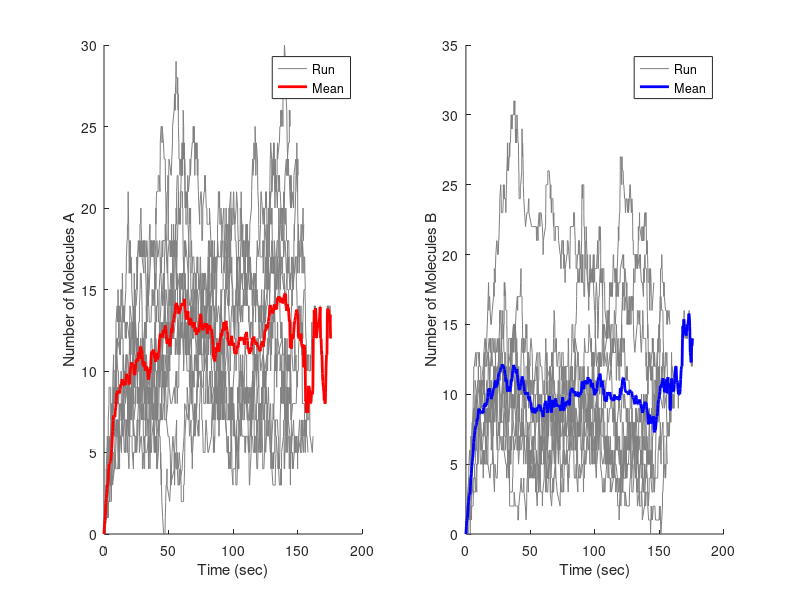

Source code (MATLAB):
clc;
clear;

% Parameters
k1 = 1e-3;
k2 = 1e-2;
k3 = 1.2;
k4 = 1.0;
A0 = 0;
B0 = 0;
num_runs = 10;
num_steps = 500;

% Gillespie Algorithm function
function [t, A, B] = gillespie_algorithm(k1, k2, k3, k4, A0, B0, num_steps)
    t = zeros(1, num_steps + 1);
    A = zeros(1, num_steps + 1);
    B = zeros(1, num_steps + 1);
    A(1) = A0;
    B(1) = B0;
    
    for step = 1:num_steps
        a1 = k1 * A(step) * (A(step) - 1) / 2;
        a2 = k2 * A(step) * B(step);
        a3 = k3;
        a4 = k4;
        a0 = a1 + a2 + a3 + a4;
        
        r1 = rand();
        r2 = rand();
        tau = -log(r1) / a0;
        t(step + 1) = t(step) + tau;
        
        if r2 * a0 < a1
            A(step + 1) = A(step) - 2;
            B(step + 1) = B(step);
        elseif r2 * a0 < a1 + a2
            A(step + 1) = A(step) - 1;
            B(step + 1) = B(step) - 1;
        elseif r2 * a0 < a1 + a2 + a3
            A(step + 1) = A(step) + 1;
            B(step + 1) = B(step);
        else
            A(step + 1) = A(step);
            B(step + 1) = B(step) + 1;
        end
    end
end

% Running simulations
all_times = cell(num_runs, 1);
all_A = cell(num_runs, 1);
all_B = cell(num_runs, 1);

for run = 1:num_runs
    [t, A, B] = gillespie_algorithm(k1, k2, k3, k4, A0, B0, num_steps);
    all_times{run} = t;
    all_A{run} = A;
    all_B{run} = B;
end

% Averaging the results
t_max = max(cellfun(@max, all_times));
t_avg = linspace(0, t_max, num_steps);

A_avg = zeros(1, num_steps);
B_avg = zeros(1, num_steps);
A_count = zeros(1, num_steps);
B_count = zeros(1, num_steps);

for run = 1:num_runs
    A_interp = interp1(all_times{run}, all_A{run}, t_avg, 'linear');
    B_interp = interp1(all_times{run}, all_B{run}, t_avg, 'linear');
    
    valid_A = ~isnan(A_interp);
    valid_B = ~isnan(B_interp);
    
    A_avg(valid_A) = A_avg(valid_A) + A_interp(valid_A);
    B_avg(valid_B) = B_avg(valid_B) + B_interp(valid_B);
    
    A_count(valid_A) = A_count(valid_A) + 1;
    B_count(valid_B) = B_count(valid_B) + 1;
end

A_avg = A_avg ./ A_count;
B_avg = B_avg ./ B_count;

% Plotting results
figure;

subplot(1, 2, 1);
hold on;
for run = 1:num_runs
    h_run = plot(all_times{run}, all_A{run}, 'Color', [0.5, 0.5, 0.5]);
end
h_mean_A = plot(t_avg, A_avg, 'r', 'LineWidth', 2);
xlabel('Time (sec)');
ylabel('Number of Molecules A');
legend([h_run, h_mean_A], {'Run', 'Mean'}, 'Location', 'northeast');
hold off;

subplot(1, 2, 2);
hold on;
for run = 1:num_runs
    h_run = plot(all_times{run}, all_B{run}, 'Color', [0.5, 0.5, 0.5]);
end
h_mean_B = plot(t_avg, B_avg, 'b', 'LineWidth', 2);
xlabel('Time (sec)');
ylabel('Number of Molecules B');
legend([h_run, h_mean_B], {'Run', 'Mean'}, 'Location', 'northeast');
hold off;
